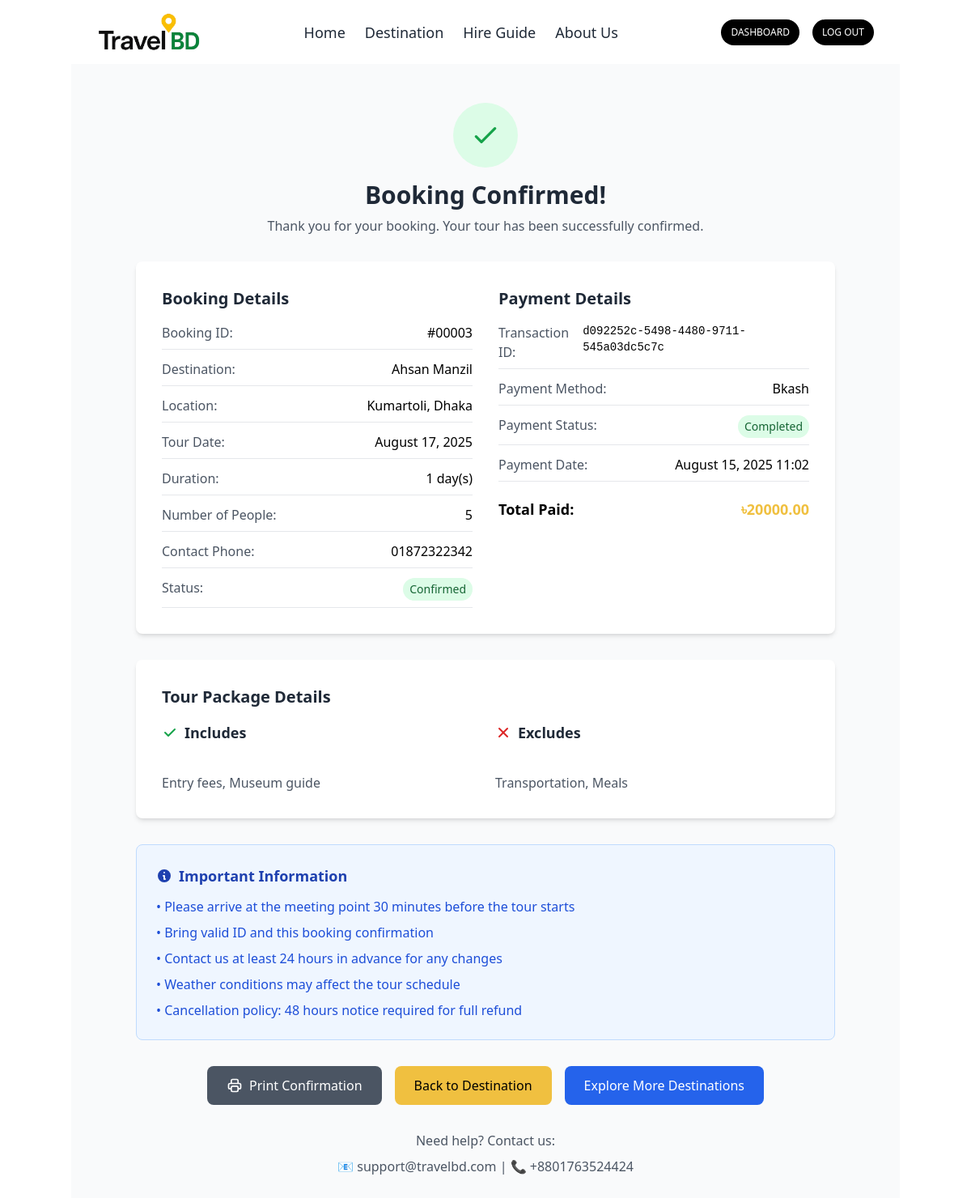
Screenshot of /booking/confirmation/3/ (signed in) with the database file from the repository.
### tour_booking/models.py (models this page shows, shortened)
class TourBooking(models.Model):
    STATUS_CHOICES = [
        ('pending', 'Pending'),
        ('confirmed', 'Confirmed'),
        ('cancelled', 'Cancelled'),
        ('completed', 'Completed'),
    ]
    user = models.ForeignKey(User, on_delete=models.CASCADE)
    destination = models.ForeignKey(Destination, on_delete=models.CASCADE)
    tour_date = models.DateField()
    number_of_people = models.IntegerField(default=1)
    total_amount = models.DecimalField(max_digits=10, decimal_places=2)
    status = models.CharField(max_length=20, choices=STATUS_CHOICES, default='pending')
    booking_date = models.DateTimeField(auto_now_add=True)
    contact_phone = models.CharField(max_length=15)
    special_requests = models.TextField(blank=True)
    payment = models.ForeignKey(Payment, on_delete=models.SET_NULL, null=True, blank=True)
    class Meta:
        ordering = ['-booking_date']
        verbose_name = "Tour Booking"
        verbose_name_plural = "Tour Bookings"

### destination/models.py (models this page shows, shortened)
class Destination(models.Model):
    CATEGORY_CHOICES = [
        ('beach', 'Beach'),
        ('mountain', 'Mountain'),
        ('historical', 'Historical'),
        ('cultural', 'Cultural'),
        ('adventure', 'Adventure'),
        ('religious', 'Religious'),
    ]
    DIFFICULTY_CHOICES = [
        ('easy', 'Easy'),
        ('moderate', 'Moderate'),
        ('hard', 'Hard'),
    ]
    name = models.CharField(max_length=200)
    slug = models.SlugField(max_length=250, unique=True, blank=True)
    description = models.TextField()
    short_description = models.TextField(max_length=300, blank=True)
    location = models.CharField(max_length=200)
    district = models.CharField(max_length=100)
    division = models.CharField(max_length=100)
    category = models.CharField(max_length=20, choices=CATEGORY_CHOICES)
    difficulty_level = models.CharField(max_length=20, choices=DIFFICULTY_CHOICES, default='easy')
    entry_fee = models.DecimalField(max_digits=10, decimal_places=2, default=0)
    duration = models.CharField(max_length=100, default="1 Day")
    best_time_to_visit = models.CharField(max_length=200)
    tour_price = models.DecimalField(max_digits=10, decimal_places=2)
    tour_duration_days = models.IntegerField(default=1)
    max_group_size = models.IntegerField(default=10)
    tour_includes = models.TextField(blank=True)
    tour_excludes = models.TextField(blank=True)
    main_image = models.ImageField(upload_to='destinations/', blank=True, null=True)
    latitude = models.DecimalField(max_digits=9, decimal_places=6, blank=True, null=True)
    longitude = models.DecimalField(max_digits=9, decimal_places=6, blank=True, null=True)
    featured = models.BooleanField(default=False)
    is_active = models.BooleanField(default=True)
    created_at = models.DateTimeField(auto_now_add=True)
    updated_at = models.DateTimeField(auto_now=True)
    class Meta:
        ordering = ['name']

class Payment(models.Model):
    PAYMENT_STATUS_CHOICES = [
        ('pending', 'Pending'),
        ('completed', 'Completed'),
        ('failed', 'Failed'),
        ('refunded', 'Refunded'),
    ]
    PAYMENT_METHOD_CHOICES = [
        ('bkash', 'bKash'),
        ('nagad', 'Nagad'),
        ('card', 'Credit/Debit Card'),
        ('bank', 'Bank Transfer'),
    ]
    transaction_id = models.CharField(max_length=100, unique=True)
    amount = models.DecimalField(max_digits=10, decimal_places=2)
    payment_method = models.CharField(max_length=20, choices=PAYMENT_METHOD_CHOICES)
    status = models.CharField(max_length=20, choices=PAYMENT_STATUS_CHOICES, default='pending')
    created_at = models.DateTimeField(auto_now_add=True)
    updated_at = models.DateTimeField(auto_now=True)

### tour_booking/views.py (the view)
# urls.py: path('confirmation/<int:booking_id>/', views.booking_confirmation, name='booking_confirmation'),
@login_required
def booking_confirmation(request, booking_id):
    booking = get_object_or_404(TourBooking, id=booking_id, user=request.user)
    context = {
        'booking': booking,
    }
    return render(request, 'booking_confirmation.html', context)

### templates/booking_confirmation.html (shortened to what this page needs)
{% extends 'base.html' %} {% load static %} {% block body %}
<div class="min-h-screen bg-gray-50 py-12 container">
  <div class="max-w-4xl mx-auto px-4">
    <div class="text-center mb-8">
      <div
        class="inline-flex items-center justify-center w-20 h-20 bg-green-100 rounded-full mb-4"
      >
        <svg
          class="w-10 h-10 text-green-600"
          fill="none"
          stroke="currentColor"
          viewBox="0 0 24 24"
        >
          <path
            stroke-linecap="round"
            stroke-linejoin="round"
            stroke-width="2"
            d="M5 13l4 4L19 7"
          ></path>
        </svg>
      </div>
      <h1 class="text-3xl font-bold text-gray-800 mb-2">Booking Confirmed!</h1>
      <p class="text-gray-600">
        Thank you for your booking. Your tour has been successfully confirmed.
      </p>
    </div>
    <div class="bg-white rounded-lg shadow-md p-8 mb-8">
      <div class="grid grid-cols-1 md:grid-cols-2 gap-8">
        <div>
          <h2 class="text-xl font-bold text-gray-800 mb-4">Booking Details</h2>
          <div class="space-y-3">
            <div class="flex justify-between border-b pb-2">
              <span class="text-gray-600">Booking ID:</span>
              <span class="font-medium"
                >#{{ booking.id|stringformat:"05d" }}</span
              >
            </div>
            <div class="flex justify-between border-b pb-2">
              <span class="text-gray-600">Destination:</span>
              <span class="font-medium">{{ booking.destination.name }}</span>
            </div>
            <div class="flex justify-between border-b pb-2">
              <span class="text-gray-600">Location:</span>
              <span class="font-medium">
                {{ booking.destination.location|default_if_none:"" }},
                <span
                  >{{ booking.destination.district|default_if_none:"" }}</span
                >
              </span>
            </div>
            <div class="flex justify-between border-b pb-2">
              <span class="text-gray-600">Tour Date:</span>
              <span class="font-medium"
                >{{ booking.tour_date|date:"F d, Y" }}</span
              >
            </div>
            <div class="flex justify-between border-b pb-2">
              <span class="text-gray-600">Duration:</span>
              <span class="font-medium"
                >{{ booking.destination.tour_duration_days }} day(s)</span
              >
            </div>
            <div class="flex justify-between border-b pb-2">
              <span class="text-gray-600">Number of People:</span>
              <span class="font-medium">{{ booking.number_of_people }}</span>
            </div>
            <div class="flex justify-between border-b pb-2">
              <span class="text-gray-600">Contact Phone:</span>
              <span class="font-medium">{{ booking.contact_phone }}</span>
            </div>
            <div class="flex justify-between border-b pb-2">
              <span class="text-gray-600">Status:</span>
              <span
                class="inline-block bg-green-100 text-green-800 px-2 py-1 rounded-full text-sm font-medium"
              >
                {{ booking.status|title }}
              </span>
            </div>
          </div>
        </div>
        <div>
          <h2 class="text-xl font-bold text-gray-800 mb-4">Payment Details</h2>
          <div class="space-y-3">
            {% if booking.payment %}
            <div class="flex justify-between border-b pb-2">
              <span class="text-gray-600">Transaction ID:</span>
              <span class="font-medium font-mono text-sm"
                >{{ booking.payment.transaction_id }}</span
              >
            </div>
            <div class="flex justify-between border-b pb-2">
              <span class="text-gray-600">Payment Method:</span>
              <span class="font-medium"
                >{{ booking.payment.payment_method|title }}</span
              >
            </div>
            <div class="flex justify-between border-b pb-2">
              <span class="text-gray-600">Payment Status:</span>
              <span
                class="inline-block bg-green-100 text-green-800 px-2 py-1 rounded-full text-sm font-medium"
              >
                {{ booking.payment.status|title }}
              </span>
            </div>
            <div class="flex justify-between border-b pb-2">
              <span class="text-gray-600">Payment Date:</span>
              <span class="font-medium"
                >{{ booking.payment.created_at|date:"F d, Y H:i" }}</span
              >
            </div>
            {% endif %}
            <div class="flex justify-between text-lg font-bold pt-2">
              <span>Total Paid:</span>
              <span class="text-primary">৳{{ booking.total_amount }}</span>
            </div>
          </div>
        </div>
      </div>
    </div>
    <div class="bg-white rounded-lg shadow-md p-8 mb-8">
      <h2 class="text-xl font-bold text-gray-800 mb-4">Tour Package Details</h2>
      <div class="grid grid-cols-1 md:grid-cols-2 gap-6">
        {% if booking.destination.tour_includes %}
        <div>
          <h3
            class="text-lg font-semibold text-gray-800 mb-3 flex items-center"
          >
            <svg
              class="w-5 h-5 mr-2 text-green-600"
              fill="currentColor"
              viewBox="0 0 20 20"
            >
              <path
                fill-rule="evenodd"
                d="M16.707 5.293a1 1 0 010 1.414l-8 8a1 1 0 01-1.414 0l-4-4a1 1 0 011.414-1.414L8 12.586l7.293-7.293a1 1 0 011.414 0z"
                clip-rule="evenodd"
              ></path>
            </svg>
            Includes
          </h3>
          <div class="text-gray-600 whitespace-pre-line">
            {{ booking.destination.tour_includes }}
          </div>
        </div>
        {% endif %}
        {% if booking.destination.tour_excludes %}
        <div>
          <h3
            class="text-lg font-semibold text-gray-800 mb-3 flex items-center"
          >
            Excludes
          </h3>
          <div class="text-gray-600 whitespace-pre-line">
            {{ booking.destination.tour_excludes }}
          </div>
        </div>
        {% endif %}
      </div>
    </div>
    <div class="bg-blue-50 border border-blue-200 rounded-lg p-6 mb-8">
      <h3 class="text-lg font-semibold text-blue-800 mb-3 flex items-center">
        <svg class="w-5 h-5 mr-2" fill="currentColor" viewBox="0 0 20 20">
          <path
            fill-rule="evenodd"
            d="M18 10a8 8 0 11-16 0 8 8 0 0116 0zm-7-4a1 1 0 11-2 0 1 1 0 012 0zM9 9a1 1 0 000 2v3a1 1 0 001 1h1a1 1 0 100-2v-3a1 1 0 00-1-1H9z"
            clip-rule="evenodd"
          ></path>
        </svg>
        Important Information
      </h3>
      <ul class="text-blue-700 space-y-2">
        <li>
          • Please arrive at the meeting point 30 minutes before the tour starts
        </li>
        <li>• Bring valid ID and this booking confirmation</li>
        <li>• Contact us at least 24 hours in advance for any changes</li>
        <li>• Weather conditions may affect the tour schedule</li>
        <li>• Cancellation policy: 48 hours notice required for full refund</li>
      </ul>
    </div>
    <div class="flex flex-col sm:flex-row gap-4 justify-center">
      <button
        onclick="window.print()"
        class="bg-gray-600 text-white px-6 py-3 rounded-lg hover:bg-gray-700 transition duration-200 flex items-center justify-center"
      >
        Print Confirmation
      </button>
      <a
        href="{% url 'destination:destination_detail' booking.destination.slug %}"
        class="bg-primary text-black px-6 py-3 rounded-lg hover:bg-yellow-500 transition duration-200 text-center"
      >
        Back to Destination
      </a>
      <a
        href="{% url 'destination:destination_list' %}"
        class="bg-blue-600 text-white px-6 py-3 rounded-lg hover:bg-blue-700 transition duration-200 text-center"
      >
        Explore More Destinations
      </a>
    </div>
    <div class="text-center mt-8 text-gray-600">
      <p class="mb-2">Need help? Contact us:</p>
      <p class="font-medium">📧 support@travelbd.com | 📞 +8801763524424</p>
    </div>
  </div>
</div>
{% endblock %}

### rows the page displays
TourBooking: id "00003", destination.name "Ahsan Manzil", destination.location "Kumartoli", destination.district "Dhaka", tour_date "August 17, 2025", destination.tour_duration_days "1", number_of_people "5", contact_phone "01872322342", status "Confirmed", payment.transaction_id "d092252c-5498-4480-9711-545a03dc5c7c", payment.payment_method "Bkash", payment.status "Completed", payment.created_at "August 15, 2025 11:02", total_amount "20000.00", destination.tour_includes "Entry fees, Museum guide", destination.tour_excludes "Transportation, Meals"
